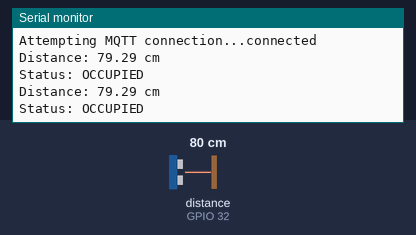
Recording of a sketch running on a simulated ESP32. On the bench: the last lines printed to the serial monitor. Wiring (inferred from the names in the program): ultrasonic range finder: trigger GPIO 33; echo GPIO 32. Inputs (shaded band) come from the test bench; at power-on: distance to the obstacle (sensor on GPIO 32) 80 cm. The echo pulse lasts 58.3 µs per cm; WiFi joins after 1.5 s; servers stay silent unless stated; no MQTT or app messages arrive unless stated.

Above: at 2.7 s.
2.8 s: distance to the obstacle (sensor on GPIO 32) set to 250 cm
At 4.2 s:
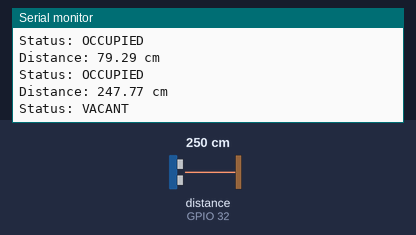
6.0 s: distance to the obstacle (sensor on GPIO 32) set to 2 cm
At 7.2 s:
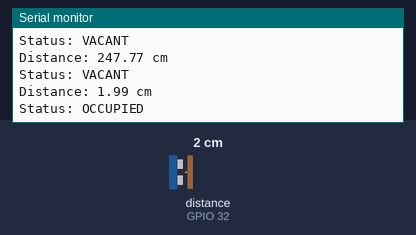
Timing chart, 0 to 9.0 s (numbered marks = the images above; inputs shaded):
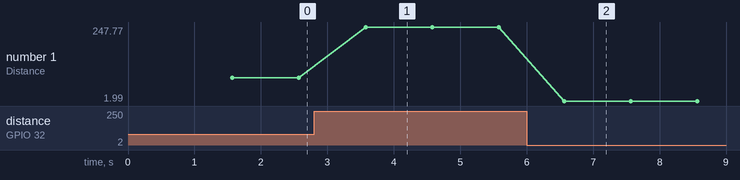

Measured:
- after the input at 2.8 s, the serial monitor: prints a new line after 0.78 s (image 1)
- after the input at 6.0 s, the serial monitor: prints a new line after 0.57 s (image 2)
- plotted number 1: 79.29 → 247.77 after the input at 2.8 s, 247.77 → 1.99 after the input at 6.0 s

The sketch:

Arduino_code.ino
```cpp
const int trigPin = 33;
const int echoPin = 32;

// WiFi library for the esp32
#include <WiFi.h>
// Library used as client for all mqtt services
#include <PubSubClient.h>

//**** WiFi credentials *****
// SSID
const char* ssid = "Strathmore";
// Password
const char* password = "5trathm0re";

// MQTT server information. Insert the IP address of your server
const char* mqtt_server = "";

// Create WiFi client
WiFiClient espClient;
// Create PubSubClient
PubSubClient client(espClient);
// Variable for time elapsed
long lastMsg = 0;

// Sensor identifier
const char* sensorId = "A1"; // Example for parking lot A space 1

// Hard-coded coordinates
const float latitude = -1.2921; // Example latitude
const float longitude = 36.8219; // Example longitude

// setup()
void setup() {
  // Initialize serial communication at 115200 kB/s
  Serial.begin(115200);

  // Configure the trigPin as an output
  pinMode(trigPin, OUTPUT);

  // Configure the echoPin as an input
  pinMode(echoPin, INPUT);

  // Initialize WiFi and MQTT
  setup_wifi();
  // Initialize server at XXXXXXXX:1883
  client.setServer(mqtt_server, 1883);
}

void setup_wifi() {
  // Some serial prints
  delay(10);
  Serial.println();
  Serial.print("Connecting to ");
  Serial.println(ssid);

  // Connect to WiFi network
  WiFi.begin(ssid, password);

  // Test to see if connected
  while (WiFi.status() != WL_CONNECTED) {
    delay(500);
    Serial.print(".");
  }
  Serial.println("");
  Serial.println("WiFi connected");
  Serial.println("IP address: ");
  // Print the IP address of the esp32
  Serial.println(WiFi.localIP());
}

// Function to reconnect if disconnected from the server
void reconnect() {
  while (!client.connected()) {
    Serial.print("Attempting MQTT connection...");
    // Random client ID, you can put whatever you want.
    if (client.connect("ESP32Client")) {
      Serial.println("connected");
    } else {
      Serial.print("failed, rc=");
      // If not connected, print the error code
      Serial.print(client.state());
      Serial.println(" try again in 5 seconds");
      delay(5000);
    }
  }
}

// loop()
void loop() {
  if (!client.connected()) {
    // Reconnect to MQTT broker if not connected
    reconnect();
  }
  client.loop();
  long now = millis();
  // Send message after 1s
  if (now - lastMsg > 1000) {
    lastMsg = now;

    // Clear the trigPin by setting it LOW
    digitalWrite(trigPin, LOW);
    delayMicroseconds(2);

    // Trigger the sensor by setting the trigPin high for 10 microseconds
    digitalWrite(trigPin, HIGH);
    delayMicroseconds(10);
    digitalWrite(trigPin, LOW);

    // Read the echoPin, pulseIn() returns the duration (length of the pulse) in microseconds
    long duration = pulseIn(echoPin, HIGH);

    // Calculate the distance
    // Speed of sound wave divided by 2 (round trip) and convert to cm
    float distance = duration * 0.034 / 2;

    // Print the distance on the serial monitor
    Serial.print("Distance: ");
    Serial.print(distance);
    Serial.println(" cm");

    // Determine the status based on distance
    String status;
    if (distance > 150) {
      status = "VACANT";
    } else {
      status = "OCCUPIED";
    }

    // Print the status on the serial monitor
    Serial.print("Status: ");
    Serial.println(status);

    // Construct JSON string
    String jsonString = "{\"sensor_id\": \"" + String(sensorId) + "\", \"status\": \"" + status + "\", \"latitude\": " + String(latitude, 6) + ", \"longitude\": " + String(longitude, 6) + "}";

    // Publish JSON string to MQTT topic named esp32/us
    client.publish("esp32/us", jsonString.c_str());
  }
}
```
